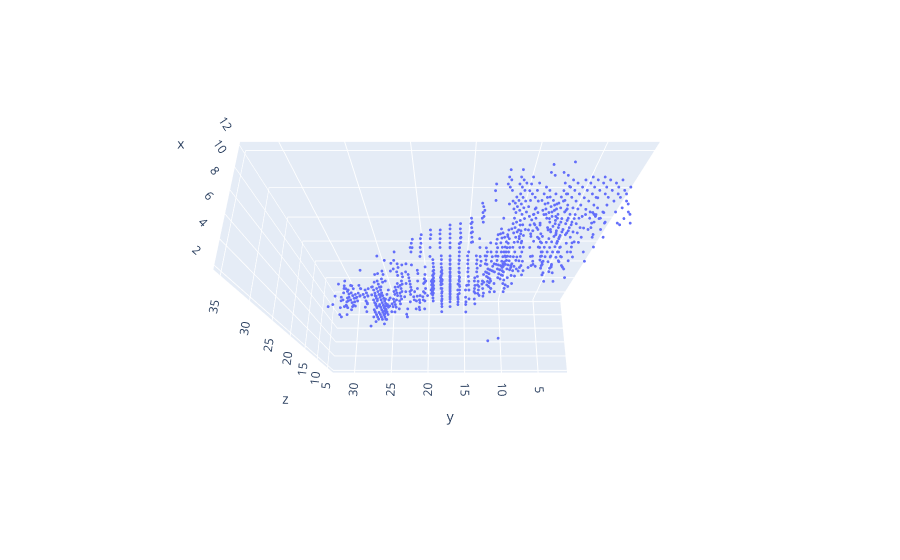

The code cell stored with this chart in its notebook:
### Code cell
# Draws first volume in the brochette
cld.draw(list(SPAM_vols.values())[0], th_min=0.3)

### Figure 1 — Plotly figure (JSON) as saved in the notebook; plotly's stock layout.template omitted (floating-point values rounded to 4 significant figures; data arrays with more than 128 entries replaced by an {"elided": "..."} marker saying what was removed)
{"data": [{"marker": {"opacity": 1, "size": 1}, "mode": "markers", "type": "scatter3d", "x": {"elided": "901 int values"}, "y": {"elided": "901 int values"}, "z": {"elided": "901 int values"}}], "layout": {"legend": {"itemsizing": "constant"}, "scene": {"aspectmode": "data", "camera": {"eye": {"x": -0.8, "y": 0, "z": 2}}}, "title": {"text": ""}}}
